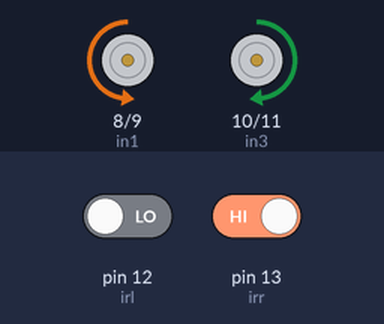
Recording of a sketch running on a simulated Arduino Uno, built with avr-gcc and run on an emulated ATmega328P. Shown: motor-driver pin pairs drawn as motors (green arrow = first pin HIGH = forward, orange = second pin HIGH = backward, longer = more drive, scaled by the enable pin). The inputs (shaded band) are chosen by the test bench; at power-on: pin 12 (irl) LOW, pin 13 (irr) HIGH.

Above: at 1.2 s.
1.3 s: pin 12 (irl) driven HIGH
At 2.5 s:
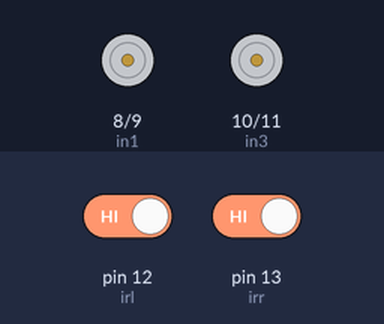
2.8 s: pin 12 (irl) driven LOW
At 3.7 s:
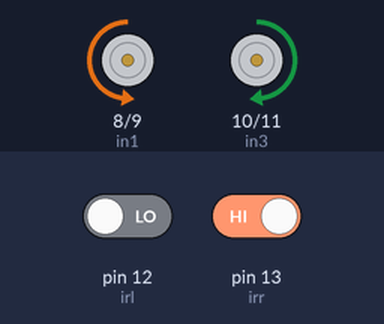
4.3 s: pin 13 (irr) driven LOW
At 4.9 s:
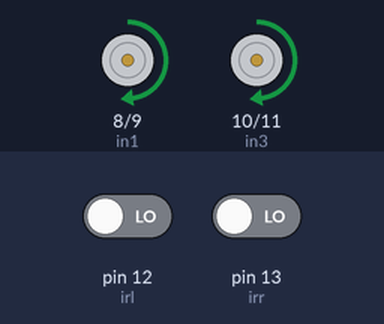
5.8 s: pin 13 (irr) driven HIGH
At 7.2 s:
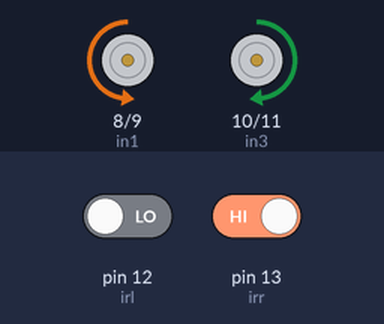
Timing chart, 0 to 8.3 s (numbered marks = the images above; inputs shaded):
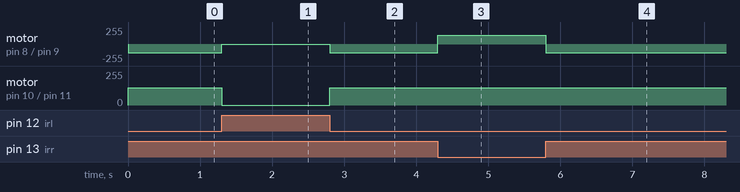

Measured:
- after the input at 1.3 s, motor on pin 8 (in1) / pin 9 (in2): backward 130/255 → stopped at once; motor on pin 10 (in3) / pin 11 (in4): forward 130/255 → stopped at once
- after the input at 2.8 s, motor on pin 8 (in1) / pin 9 (in2): stopped → backward 130/255 at once; motor on pin 10 (in3) / pin 11 (in4): stopped → forward 130/255 at once
- after the input at 4.3 s, motor on pin 8 (in1) / pin 9 (in2): backward 130/255 → forward 130/255 at once
- after the input at 5.8 s, motor on pin 8 (in1) / pin 9 (in2): forward 130/255 → backward 130/255 at once

The sketch:

line.ino
```cpp
#define in1 8
#define in2 9
#define in3 10
#define in4 11
#define speedl 3
#define speedr 6
#define irr 13
#define irl 12
int reading1;
int reading2;
void setup() {
pinMode(in1,OUTPUT);
pinMode(in2,OUTPUT);
pinMode(in3,OUTPUT);
pinMode(in4,OUTPUT);
pinMode(speedl,OUTPUT);
pinMode(speedr,OUTPUT);
pinMode(irr,INPUT);
pinMode(irl,INPUT);


}

void loop() {
  reading1=digitalRead(irr) ;
    reading2=digitalRead(irl) ;
if (reading1==0&&reading2==0){
  forward();
}
else if (reading1==0&&reading2==0){
  right();
}
else if (reading1==1&&reading2==0){
 left ();
}
else {
  stopp();
}
}
void forward() {
  digitalWrite(in1,HIGH);
  digitalWrite(in2,LOW);
  digitalWrite(in3,HIGH);
  digitalWrite(in4,LOW);
  analogWrite(speedl,130);
  analogWrite(speedr,130);
}
void back() {
  digitalWrite(in1,LOW);
  digitalWrite(in2,HIGH);
  digitalWrite(in3,LOW);
  digitalWrite(in4,HIGH);
    analogWrite(speedl,130);
  analogWrite(speedr,130);
}
void right () {
  digitalWrite(in1,HIGH);
  digitalWrite(in2,LOW);
  digitalWrite(in3,LOW);
  digitalWrite(in4,HIGH);
      analogWrite(speedl,130);
  analogWrite(speedr,130);
}
void left () {
  digitalWrite(in1,LOW);
  digitalWrite(in2,HIGH);
  digitalWrite(in3,HIGH);
  digitalWrite(in4,LOW);
      analogWrite(speedl,130);
  analogWrite(speedr,130);
}
void stopp () {
  digitalWrite(in1,LOW);
  digitalWrite(in2,LOW);
  digitalWrite(in3,LOW);
  digitalWrite(in4,LOW);
      analogWrite(speedl,0);
  analogWrite(speedr,0);
}
```
